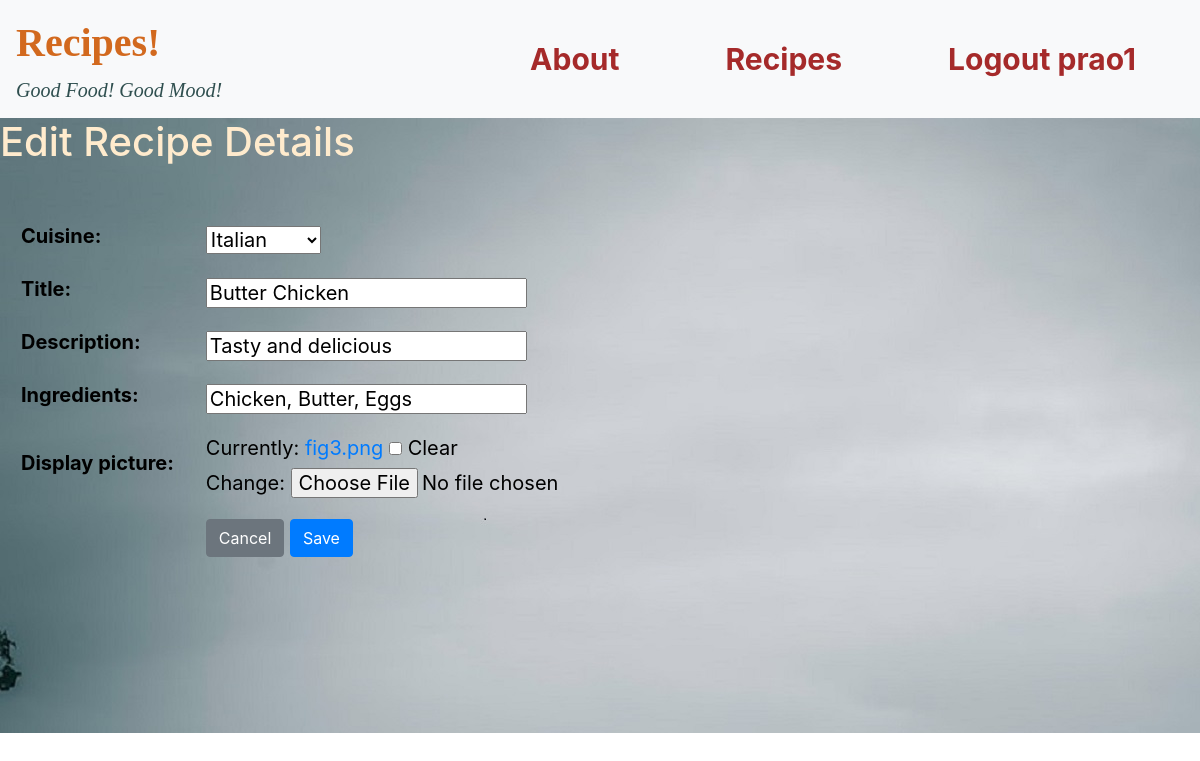
Screenshot of /recipes/edit/3/ (signed in) with the database file from the repository.
### RecipeManager/models.py (models this page shows)
class RecipeCategory(models.Model):
	cuisine = models.CharField(max_length=128)
	def __str__(self):
		return self.cuisine

class RecipeEntry(models.Model):
    cuisine = models.ForeignKey(RecipeCategory, on_delete=models.CASCADE)
    title = models.CharField(max_length=100)
    description = models.CharField(max_length=1000)
    ingredients=models.CharField(max_length=1000)
    recipe_id = models.CharField(max_length=3,unique=True)
    display_picture = models.ImageField(blank=True, null=True, upload_to="")

### RecipeManager/views.py (the view, shortened to what this page needs)
# urls.py: path('recipes/edit/<int:id>/', recipe_views.edit),
@user_passes_test(lambda user: user.is_staff)
def edit(request, id):
    if (request.method == "GET"):
        recipeEntry = RecipeEntry.objects.get(id=id)
        print("ed",recipeEntry.recipe_id)
        form = EditForm(instance=recipeEntry)
        context = {"form_data": form}
        return render(request, 'recipes/edit.html', context)

### RecipeManager/forms.py
class EditForm(forms.ModelForm):
	class Meta():
		model = RecipeEntry
		fields = ('cuisine', 'title', 'description','ingredients','display_picture')

### core/templates/recipes/edit.html (shortened to what this page needs)
<html>
    <head>
        {% include "bootstrap.html" %}
        {% load static %}
    </head>
    <body >
        {% include "nav.html" %}
        <div style="background-image: url('/static/edit.png');width:auto; height: 615px;" class="">
            <h1 style="color:blanchedalmond;">Edit Recipe Details</h1>
            <form enctype="multipart/form-data" method="POST">
                <table>
                    {{ form_data.as_table }}
                    <tr>
                        <td></td>
                        <td>
                            <a href="/recipes/" class="btn btn-secondary">Cancel</a>
                            <input type="submit" class="btn btn-primary" name="edit" value="Save">
                        </td>
                    </tr>
                </table>
            </form>
        </div>
    </body>
</html>

### core/templates/nav.html (shortened to what this page needs)
<nav style="background-color:burlywood;" class="navbar navbar-expand-lg navbar-light bg-light width=1000px" >
    <div >
        <a class="navbar-brand" href="/" style="font-size: 40px;font-weight:bold;font-family: cursive;color: chocolate;">Recipes!</a>
        <h5 style="color: darkslategray;font-style: italic;font-family: cursive;">Good Food! Good Mood!</h4>
    </div>
    <div class="collapse navbar-collapse" id="navbarSupportedContent">
      <ul class="navbar-nav mr-auto">
        {% if user.is_authenticated %}
        <li class="nav-item">
          <li>
            <a class="nav-link" href="/about/" style="font-size: 30px;font-weight:bold;color:brown;margin-left:300px;">About</a>
          </li>
          <li>
          <a class="nav-link" href="/recipes/" style="font-size: 30px;font-weight:bold;color:brown;margin-left:90px;">Recipes</a>
        </li>
          <li>
            <a class="nav-link" href="/logout/" style="font-size: 30px;font-weight:bold;color:brown;margin-left:90px">Logout {{user.username}}</a>
          </li>
        {% endif %}
    </div>
  </nav>

### core/templates/recipes/edit.html (style rules this page uses)
table { width:800px; position:absolute; margin-left: 20px; margin-top:30px; color:black; }
table th,td { padding-top:20px; font-size:20px; }

### rows the page displays
RecipeCategory: cuisine "Italian"
RecipeEntry: title "Butter Chicken", description "Tasty and delicious", ingredients "Chicken, Butter, Eggs"

### other values shown
{{ user.username }} "prao1"
